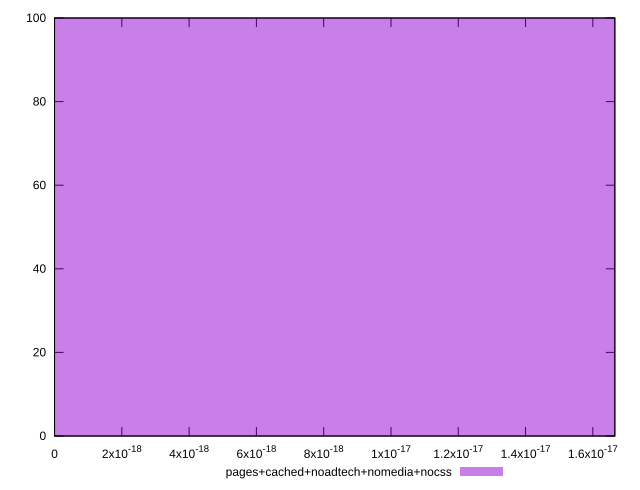

Write the gnuplot code that produced this figure.
reset

$pagesCachedNoadtechNomediaNocss <<EOF
0 100
EOF

set key outside below
set boxwidth 0.1
set xrange [0:1.6653345369377347e-17]
set yrange [0:100]
set trange [0:100]
set style fill transparent solid 0.5 noborder
set terminal svg size 640, 490 enhanced background rgb 'white'
set output "report_00018_2021-02-10T15-25-16.877Z/meta/score-difference/comparison/histogram/4_vs_5.svg"

plot $pagesCachedNoadtechNomediaNocss title "pages+cached+noadtech+nomedia+nocss" with boxes

reset
